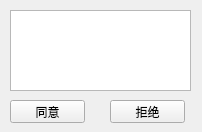
<?xml version="1.0" encoding="UTF-8"?>
<ui version="4.0">
 <class>Recv_File_Frame</class>
 <widget class="QWidget" name="Recv_File_Frame">
  <property name="geometry">
   <rect>
    <x>0</x>
    <y>0</y>
    <width>202</width>
    <height>132</height>
   </rect>
  </property>
  <property name="windowTitle">
   <string>Form</string>
  </property>
  <widget class="QPushButton" name="button_agree">
   <property name="geometry">
    <rect>
     <x>10</x>
     <y>100</y>
     <width>75</width>
     <height>23</height>
    </rect>
   </property>
   <property name="text">
    <string>同意</string>
   </property>
  </widget>
  <widget class="QPushButton" name="button_refuse">
   <property name="geometry">
    <rect>
     <x>110</x>
     <y>100</y>
     <width>75</width>
     <height>23</height>
    </rect>
   </property>
   <property name="text">
    <string>拒绝</string>
   </property>
  </widget>
  <widget class="QTextEdit" name="display_file_info">
   <property name="geometry">
    <rect>
     <x>10</x>
     <y>10</y>
     <width>181</width>
     <height>81</height>
    </rect>
   </property>
  </widget>
 </widget>
 <resources/>
 <connections/>
</ui>
